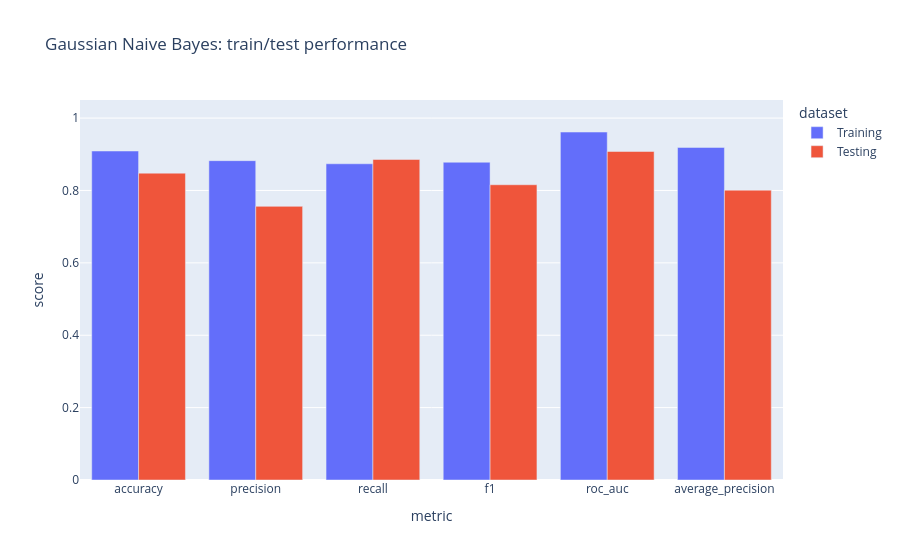
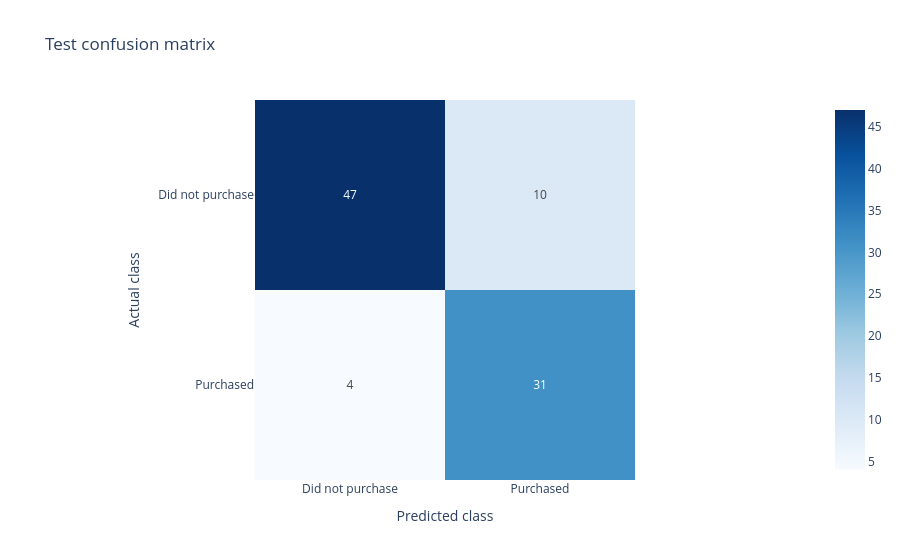
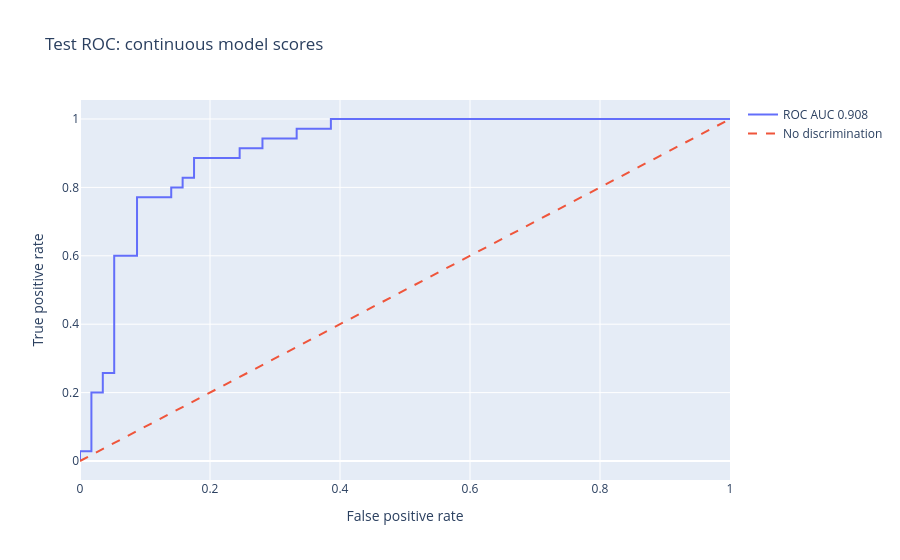
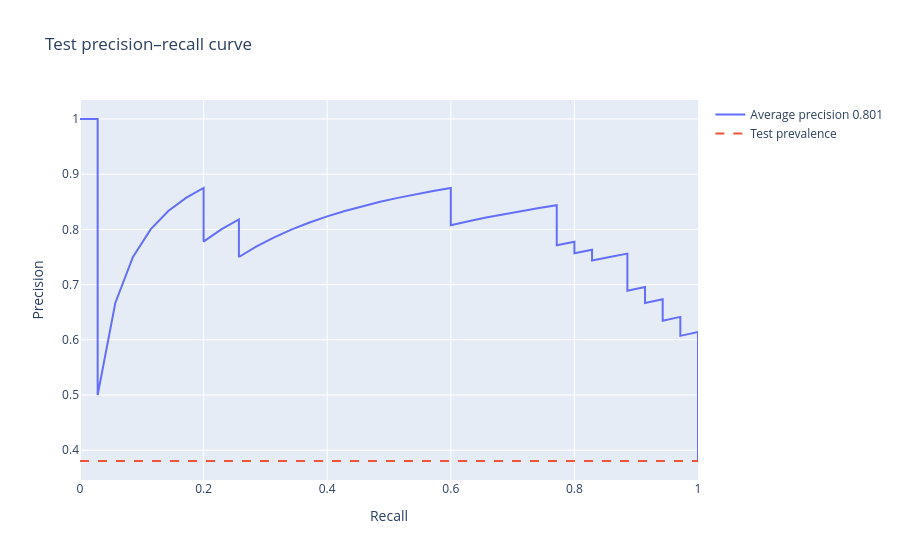

The code cell stored with these charts, in order, in its notebook:
### Markdown cell above
## Visualize this classifier
Decision regions are plotted in original units on a bounded grid. The test points are overlaid for interpretation; the boundary is learned only from training. Training/test metrics belong to this one fitted model.

### Code cell
# All figures describe this classifier only.
metric_long = performance.melt(id_vars="dataset", value_vars=["accuracy", "precision", "recall", "f1", "roc_auc", "average_precision"],
                               var_name="metric", value_name="score")
metric_figure = px.bar(metric_long, x="metric", y="score", color="dataset", barmode="group", title=f"{MODEL_TITLE}: train/test performance")
metric_figure.update_yaxes(range=[0, 1.05])
confusion_figure = px.imshow(confusion, x=CLASS_NAMES, y=CLASS_NAMES, text_auto=True,
                            color_continuous_scale="Blues", title="Test confusion matrix")
confusion_figure.update_layout(xaxis_title="Predicted class", yaxis_title="Actual class")
fpr, tpr, _ = roc_curve(y_test, test_scores)
roc_figure = go.Figure([
    go.Scatter(x=fpr, y=tpr, mode="lines", name=f"ROC AUC {test_metrics['roc_auc']:.3f}"),
    go.Scatter(x=[0, 1], y=[0, 1], mode="lines", line=dict(dash="dash"), name="No discrimination"),
])
roc_figure.update_layout(title="Test ROC: continuous model scores", xaxis_title="False positive rate", yaxis_title="True positive rate")
precision_curve, recall_curve, _ = precision_recall_curve(y_test, test_scores)
pr_figure = go.Figure([
    go.Scatter(x=recall_curve, y=precision_curve, mode="lines", name=f"Average precision {test_metrics['average_precision']:.3f}"),
    go.Scatter(x=[0, 1], y=[y_test.mean(), y_test.mean()], mode="lines", line=dict(dash="dash"), name="Test prevalence"),
])
pr_figure.update_layout(title="Test precision–recall curve", xaxis_title="Recall", yaxis_title="Precision")

# A fixed 120×120 grid prevents the original salary-step mesh from exploding.
age_axis = np.linspace(data.Age.min() - 1, data.Age.max() + 1, 120)
salary_axis = np.linspace(max(0, data.EstimatedSalary.min() - 1000), data.EstimatedSalary.max() + 1000, 120)
age_grid, salary_grid = np.meshgrid(age_axis, salary_axis)
mesh = pd.DataFrame({"Age": age_grid.ravel(), "EstimatedSalary": salary_grid.ravel()})
boundary = model.predict(mesh).reshape(age_grid.shape)
boundary_figure = go.Figure(go.Contour(x=age_axis, y=salary_axis, z=boundary, contours=dict(start=0, end=1, size=1),
                                      colorscale=[[0, "#f6c8c8"], [1, "#c5e8ce"]], showscale=False, opacity=.7))
for label, name in enumerate(CLASS_NAMES):
    rows = testing.loc[testing[TARGET] == label]
    boundary_figure.add_trace(go.Scatter(x=rows.Age, y=rows.EstimatedSalary, mode="markers", name=name,
                                         marker=dict(color=["#c53030", "#237c43"][label], size=8),
                                         text=rows[ID_COLUMN], hovertemplate="Row %{text}<br>Age %{x}<br>Salary %{y}<extra></extra>"))
boundary_figure.update_layout(title="Decision regions in original units; held-out customers", xaxis_title="Age", yaxis_title="Estimated salary")
for figure in [metric_figure, confusion_figure, roc_figure, pr_figure, boundary_figure]:
    figure.show()

### Figure 1 — Plotly figure (JSON) as saved in the notebook; plotly's stock layout.template omitted (floating-point values rounded to 4 significant figures)
{"data": [{"alignmentgroup": "True", "hovertemplate": "dataset=Training<br>metric=%{x}<br>score=%{y}<extra></extra>", "legendgroup": "Training", "marker": {"color": "#636efa", "pattern": {"shape": ""}}, "name": "Training", "offsetgroup": "Training", "orientation": "v", "showlegend": true, "textposition": "auto", "type": "bar", "x": ["accuracy", "precision", "recall", "f1", "roc_auc", "average_precision"], "xaxis": "x", "y": [0.9091, 0.8824, 0.8738, 0.878, 0.9614, 0.919], "yaxis": "y"}, {"alignmentgroup": "True", "hovertemplate": "dataset=Testing<br>metric=%{x}<br>score=%{y}<extra></extra>", "legendgroup": "Testing", "marker": {"color": "#EF553B", "pattern": {"shape": ""}}, "name": "Testing", "offsetgroup": "Testing", "orientation": "v", "showlegend": true, "textposition": "auto", "type": "bar", "x": ["accuracy", "precision", "recall", "f1", "roc_auc", "average_precision"], "xaxis": "x", "y": [0.8478, 0.7561, 0.8857, 0.8158, 0.9078, 0.801], "yaxis": "y"}], "layout": {"barmode": "group", "legend": {"title": {"text": "dataset"}, "tracegroupgap": 0}, "title": {"text": "Gaussian Naive Bayes: train/test performance"}, "xaxis": {"anchor": "y", "domain": [0.0, 1.0], "title": {"text": "metric"}}, "yaxis": {"anchor": "x", "domain": [0.0, 1.0], "range": [0, 1.05], "title": {"text": "score"}}}}

### Figure 2 — Plotly figure (JSON) as saved in the notebook; plotly's stock layout.template omitted (floating-point values rounded to 4 significant figures)
{"data": [{"coloraxis": "coloraxis", "hovertemplate": "x: %{x}<br>y: %{y}<br>color: %{z}<extra></extra>", "name": "0", "texttemplate": "%{z}", "type": "heatmap", "x": ["Did not purchase", "Purchased"], "xaxis": "x", "y": ["Did not purchase", "Purchased"], "yaxis": "y", "z": [[47, 10], [4, 31]]}], "layout": {"coloraxis": {"autocolorscale": false, "colorscale": [[0.0, "rgb(247,251,255)"], [0.125, "rgb(222,235,247)"], [0.25, "rgb(198,219,239)"], [0.375, "rgb(158,202,225)"], [0.5, "rgb(107,174,214)"], [0.625, "rgb(66,146,198)"], [0.75, "rgb(33,113,181)"], [0.875, "rgb(8,81,156)"], [1.0, "rgb(8,48,107)"]]}, "title": {"text": "Test confusion matrix"}, "xaxis": {"anchor": "y", "constrain": "domain", "domain": [0.0, 1.0], "scaleanchor": "y", "title": {"text": "Predicted class"}}, "yaxis": {"anchor": "x", "autorange": "reversed", "constrain": "domain", "domain": [0.0, 1.0], "title": {"text": "Actual class"}}}}

### Figure 3 — Plotly figure (JSON) as saved in the notebook; plotly's stock layout.template omitted (floating-point values rounded to 4 significant figures)
{"data": [{"mode": "lines", "name": "ROC AUC 0.908", "type": "scatter", "x": [0.0, 0.0, 0.01754, 0.01754, 0.03509, 0.03509, 0.05263, 0.05263, 0.08772, 0.08772, 0.1404, 0.1404, 0.1579, 0.1579, 0.1754, 0.1754, 0.2456, 0.2456, 0.2807, 0.2807, 0.3333, 0.3333, 0.386, 0.386, 1.0], "y": [0.0, 0.02857, 0.02857, 0.2, 0.2, 0.2571, 0.2571, 0.6, 0.6, 0.7714, 0.7714, 0.8, 0.8, 0.8286, 0.8286, 0.8857, 0.8857, 0.9143, 0.9143, 0.9429, 0.9429, 0.9714, 0.9714, 1.0, 1.0]}, {"line": {"dash": "dash"}, "mode": "lines", "name": "No discrimination", "type": "scatter", "x": [0, 1], "y": [0, 1]}], "layout": {"title": {"text": "Test ROC: continuous model scores"}, "xaxis": {"title": {"text": "False positive rate"}}, "yaxis": {"title": {"text": "True positive rate"}}}}

### Figure 4 — Plotly figure (JSON) as saved in the notebook; plotly's stock layout.template omitted (floating-point values rounded to 4 significant figures)
{"data": [{"mode": "lines", "name": "Average precision 0.801", "type": "scatter", "x": [1.0, 1.0, 1.0, 1.0, 1.0, 1.0, 1.0, 1.0, 1.0, 1.0, 1.0, 1.0, 1.0, 1.0, 1.0, 1.0, 1.0, 1.0, 1.0, 1.0, 1.0, 1.0, 1.0, 1.0, 1.0, 1.0, 1.0, 1.0, 1.0, 1.0, 1.0, 1.0, 1.0, 1.0, 1.0, 1.0, 0.9714, 0.9714, 0.9714, 0.9714, 0.9429, 0.9429, 0.9429, 0.9429, 0.9143, 0.9143, 0.9143, 0.8857, 0.8857, 0.8857, 0.8857, 0.8857, 0.8571, 0.8286, 0.8286, 0.8, 0.8, 0.7714, 0.7714, 0.7714, 0.7714, 0.7429, 0.7143, 0.6857, 0.6571, 0.6286, 0.6, 0.6, 0.6, 0.5714, 0.5429, 0.5143, 0.4857, 0.4571, 0.4286, 0.4, 0.3714, 0.3429, 0.3143, 0.2857, 0.2571, 0.2571, 0.2286, 0.2, 0.2, 0.1714, 0.1429, 0.1143, 0.08571, 0.05714, 0.02857, 0.02857, 0.0], "y": [0.3804, 0.3846, 0.3889, 0.3933, 0.3977, 0.4023, 0.407, 0.4118, 0.4167, 0.4217, 0.4268, 0.4321, 0.4375, 0.443, 0.4487, 0.4545, 0.4605, 0.4667, 0.473, 0.4795, 0.4861, 0.493, 0.5, 0.5072, 0.5147, 0.5224, 0.5303, 0.5385, 0.5469, 0.5556, 0.5645, 0.5738, 0.5833, 0.5932, 0.6034, 0.614, 0.6071, 0.6182, 0.6296, 0.6415, 0.6346, 0.6471, 0.66, 0.6735, 0.6667, 0.6809, 0.6957, 0.6889, 0.7045, 0.7209, 0.7381, 0.7561, 0.75, 0.7436, 0.7632, 0.7568, 0.7778, 0.7714, 0.7941, 0.8182, 0.8438, 0.8387, 0.8333, 0.8276, 0.8214, 0.8148, 0.8077, 0.84, 0.875, 0.8696, 0.8636, 0.8571, 0.85, 0.8421, 0.8333, 0.8235, 0.8125, 0.8, 0.7857, 0.7692, 0.75, 0.8182, 0.8, 0.7778, 0.875, 0.8571, 0.8333, 0.8, 0.75, 0.6667, 0.5, 1.0, 1.0]}, {"line": {"dash": "dash"}, "mode": "lines", "name": "Test prevalence", "type": "scatter", "x": [0, 1], "y": [0.3804, 0.3804]}], "layout": {"title": {"text": "Test precision–recall curve"}, "xaxis": {"title": {"text": "Recall"}}, "yaxis": {"title": {"text": "Precision"}}}}
